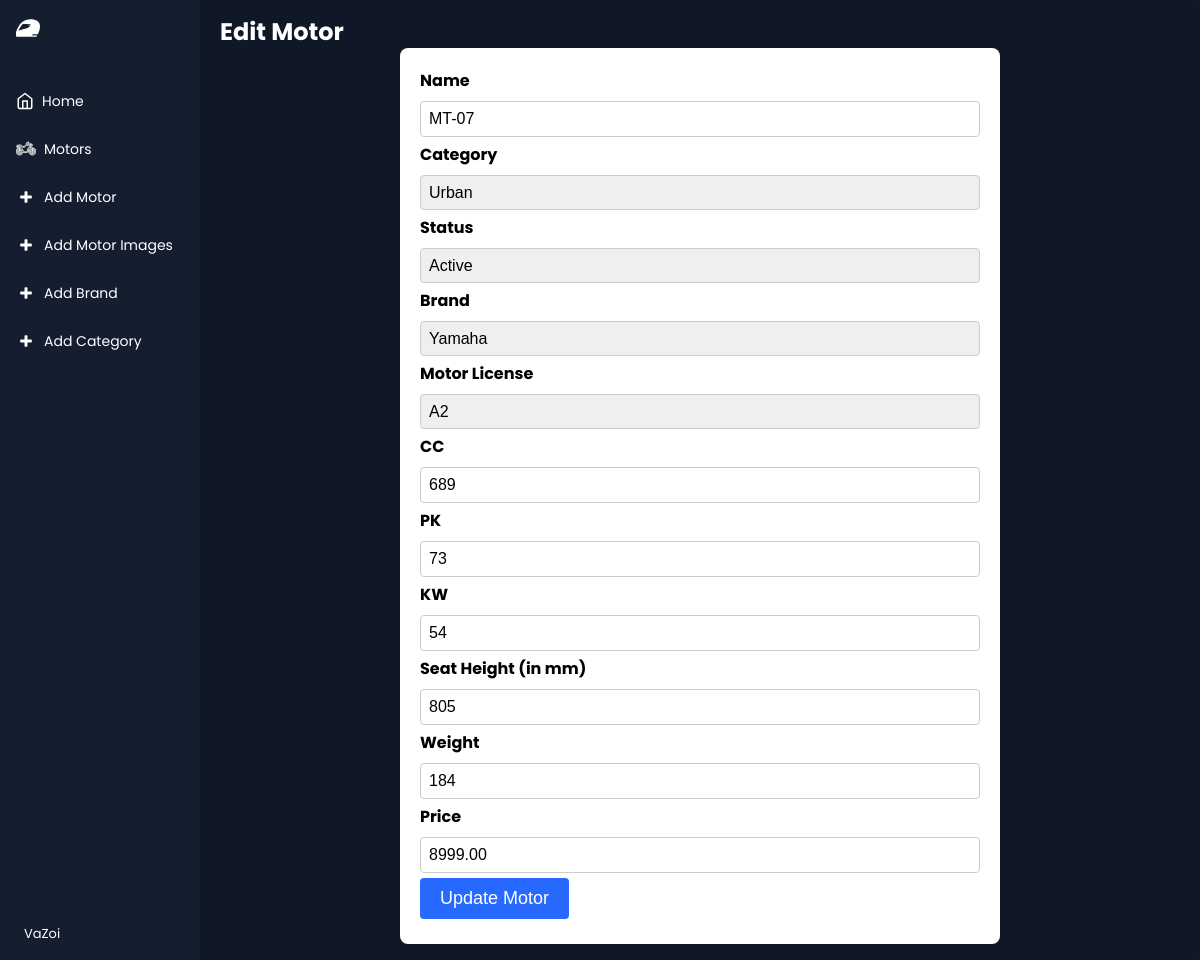
Screenshot of /Project/home/edit_motor.php?id=2 with the database file from the repository.
### tables this page shows
CREATE TABLE `motors` (
  `motor_id` int(11) NOT NULL,
  `category_id` int(11) DEFAULT NULL,
  `brand_id` int(11) DEFAULT NULL,
  `motorlicense_id` int(11) DEFAULT NULL,
  `status_id` int(11) DEFAULT NULL,
  `name` varchar(255) NOT NULL,
  `price` decimal(10,2) DEFAULT NULL,
  `cc` int(11) DEFAULT NULL,
  `pk` int(11) DEFAULT NULL,
  `kw` int(11) DEFAULT NULL,
  `seat_height` int(11) DEFAULT NULL,
  `weight` int(11) DEFAULT NULL
);

CREATE TABLE `category` (
  `category_id` int(11) NOT NULL,
  `category` varchar(255) NOT NULL
);

CREATE TABLE `status` (
  `status_id` int(11) NOT NULL,
  `status` varchar(255) NOT NULL
);

CREATE TABLE `brands` (
  `brand_id` int(11) NOT NULL,
  `brand_name` varchar(255) NOT NULL
);

CREATE TABLE `motorlicenses` (
  `motorlicense_id` int(11) NOT NULL,
  `motorlicense_name` varchar(255) NOT NULL
);

### Project/database/database.php (called while the page is built, shortened)
<?php
class Database
{
    private $dbh;
    public function __construct()
    {
        $this->host = 'localhost';
        $this->username = 'root';
        $this->password = '';
        $this->database = 'php_FavoriteMotors';
        $this->port = 3306;
        $dsn = "mysql:host=$this->host;port=$this->port;dbname=$this->database";
        try{
            $this->dbh = new PDO($dsn, $this->username, $this->password);
            $this->dbh->setAttribute(PDO::ATTR_ERRMODE, PDO::ERRMODE_EXCEPTION);
        } catch (PDOException $e) {
            die("Connection error: " . $e->getMessage());
        }
    }
    public function run($query, $args = null) : PDOStatement | false
    {
        $stmt = $this->dbh->prepare($query);
        $stmt->execute($args);
        return $stmt;
    }
}

### Project/database/motor.php (called while the page is built, shortened)
<?php
class Motor
{
    private $dbh;
    private $motortable = 'motors';
    public function __construct(Database $dbh)
    {
        $this->dbh = $dbh;
    }
    public function getMotorById($motor_id)
    {
        $query = "
            SELECT m.*, c.category as category_name, b.brand_name as brand_name, s.status as status_name
            FROM $this->motortable m
            LEFT JOIN category c ON m.category_id = c.category_id
            LEFT JOIN brands b ON m.brand_id = b.brand_id
            LEFT JOIN status s ON m.status_id = s.status_id
            WHERE m.motor_id = :motor_id";
        $params = [':motor_id' => $motor_id];
        try {
            $stmt = $this->dbh->run($query, $params);
            return $stmt->fetch(PDO::FETCH_ASSOC);
        } catch (PDOException $e) {
            error_log('Failed to fetch motor: ' . $e->getMessage());
            return false;
        }
    }
}

### Project/database/other.php (called while the page is built, shortened)
<?php
class Other
{
    private $dbh;
    private $categorytable = 'category';
    private $statustable = 'status';
    private $brandtable = 'brands';
    private $motorlicensetable = 'motorlicenses';
    public function __construct(Database $dbh)
    {
        $this->dbh = $dbh;
    }
    public function getCategories() {
        $query = "SELECT * FROM $this->categorytable";
        return $this->dbh->run($query)->fetchAll(PDO::FETCH_ASSOC);
    }
    public function getStatuses() {
        $query = "SELECT * FROM $this->statustable";
        return $this->dbh->run($query)->fetchAll(PDO::FETCH_ASSOC);
    }
    public function getBrands() {
        $query = "SELECT * FROM $this->brandtable";
        return $this->dbh->run($query)->fetchAll(PDO::FETCH_ASSOC);
    }
    public function getMotorlicenses() {
        $query = "SELECT * FROM $this->motorlicensetable";
        return $this->dbh->run($query)->fetchAll(PDO::FETCH_ASSOC);
    }
}

### Project/home/edit_motor.php (the view, shortened to what this page needs)
<?php
require '../database/other.php';
require '../database/database.php';
require '../database/motor.php';
$db = new Database();
$motorModel = new Motor($db);
$other = new Other($db);
$motor_id = $_GET['id'];
$motor = $motorModel->getMotorById($motor_id);
$categories = $other->getCategories();
$statuses = $other->getStatuses();
$brands = $other->getBrands();
$motorlicenses = $other->getMotorlicenses();
?>
<!DOCTYPE html>
<html lang="en">
<head>
    <link rel="stylesheet" href="https://cdnjs.cloudflare.com/ajax/libs/normalize/5.0.0/normalize.min.css">
    <link rel="stylesheet" href="../style/css/style.css">
    <link rel="stylesheet" href="../style/css/add_motor.css">
</head>
<body>
<div class="app-container">
    <div id="nav" class="sidebar"></div>
    <div class="app-content">
        <div class="app-content-header">
            <h1 class="app-content-headerText">Edit Motor</h1>
        </div>
        <div class="form-container">
            <form method="POST">
                <div class="form-group">
                    <label for="name">Name</label>
                    <input type="text" id="name" name="name" value="<?php echo htmlspecialchars($motor['name']); ?>" required>
                </div>
                <div class="form-group">
                    <label for="category_id">Category</label>
                    <select id="category_id" name="category_id" required>
                        <?php
                        foreach ($categories as $category) {
                            echo "<option value='" . htmlspecialchars($category['category_id']) . "'" . ($motor['category_id'] == $category['category_id'] ? ' selected' : '') . ">" . htmlspecialchars($category['category']) . "</option>";
                        }
                        ?>
                    </select>
                </div>
                <div class="form-group">
                    <label for="status_id">Status</label>
                    <select id="status_id" name="status_id" required>
                        <?php
                        foreach ($statuses as $status) {
                            echo "<option value='" . htmlspecialchars($status['status_id']) . "'" . ($motor['status_id'] == $status['status_id'] ? ' selected' : '') . ">" . htmlspecialchars($status['status']) . "</option>";
                        }
                        ?>
                    </select>
                </div>
                <div class="form-group">
                    <label for="brand_id">Brand</label>
                    <select id="brand_id" name="brand_id" required>
                        <?php
                        foreach ($brands as $brand) {
                            echo "<option value='" . htmlspecialchars($brand['brand_id']) . "'" . ($motor['brand_id'] == $brand['brand_id'] ? ' selected' : '') . ">" . htmlspecialchars($brand['brand_name']) . "</option>";
                        }
                        ?>
                    </select>
                </div>
                <div class="form-group">
                    <label for="motorlicense_id">Motor License</label>
                    <select id="motorlicense_id" name="motorlicense_id" required>
                        <?php
                        foreach ($motorlicenses as $motorlicense) {
                            echo "<option value='" . htmlspecialchars($motorlicense['motorlicense_id']) . "'" . ($motor['motorlicense_id'] == $motorlicense['motorlicense_id'] ? ' selected' : '') . ">" . htmlspecialchars($motorlicense['motorlicense_name']) . "</option>";
                        }
                        ?>
                    </select>
                </div>
                <div class="form-group">
                    <label for="cc">CC</label>
                    <input type="number" id="cc" name="cc" value="<?php echo htmlspecialchars($motor['cc']); ?>" required>
                </div>
                <div class="form-group">
                    <label for="pk">PK</label>
                    <input type="number" id="pk" name="pk" value="<?php echo htmlspecialchars($motor['pk']); ?>" required>
                </div>
                <div class="form-group">
                    <label for="kw">KW</label>
                    <input type="number" id="kw" name="kw" value="<?php echo htmlspecialchars($motor['kw']); ?>" required>
                </div>
                <div class="form-group">
                    <label for="seat_height">Seat Height (in mm)</label>
                    <input type="number" id="seat_height" name="seat_height" value="<?php echo htmlspecialchars($motor['seat_height']); ?>" required>
                </div>
                <div class="form-group">
                    <label for="weight">Weight</label>
                    <input type="number" id="weight" name="weight" value="<?php echo htmlspecialchars($motor['weight']); ?>" required>
                </div>
                <div class="form-group">
                    <label for="price">Price</label>
                    <input type="number" id="price" name="price" value="<?php echo htmlspecialchars($motor['price']); ?>" required>
                </div>
                <div class="form-group">
                    <button type="submit">Update Motor</button>
                </div>
            </form>
        </div>
    </div>
</div>
</body>
</html>

### Project/style/css/style.css (style rules this page uses)
* { box-sizing: border-box; }
:root { --app-bg: #101827; --sidebar: rgba(21, 30, 47, 1); --sidebar-main-color: #fff; --table-border: #1a2131; --table-header: #1a2131; --app-content-main-color: #fff; --sidebar-link: #fff; --sidebar-active-link: #1d283c; --sidebar-hover-link: #1a2539; --action-color: #2869ff; --action-color-hover: #6291fd; --app-content-secondary-color: #1d283c; --filter-reset: #2c394f; --filter-shadow: rgba(16, 24, 39, 0.8) 0px 6px 12px -2px, rgba(0, 0, 0, 0.3) 0px 3px 7px -3px; }
body, html { margin: 0; padding: 0; height: 100%; width: 100%; }
body { font-family: "Poppins", sans-serif; background-color: var(--app-bg); -webkit-font-smoothing: antialiased; -moz-osx-font-smoothing: grayscale; }
.app-container { border-radius: 4px; width: 100%; height: 100%; display: flex; overflow: auto; box-shadow: rgba(99, 99, 99, 0.2) 0px 2px 8px 0px; max-width: 2000px; margin: 0 auto; }
.sidebar { flex-basis: 200px; max-width: 200px; flex-shrink: 0; background-color: var(--sidebar); display: flex; flex-direction: column; position: sticky; top: 0; height: 100vh; overflow-y: auto; }
.app-content { padding: 16px; background-color: var(--app-bg); height: 100%; flex: 1; overflow: auto; display: flex; flex-direction: column; }
.app-content-header { display: flex; align-items: center; justify-content: space-between; padding: 0 4px; }
.app-content-headerText { color: var(--app-content-main-color); font-size: 24px; line-height: 32px; margin: 0; }

### Project/style/css/add_motor.css (style rules this page uses)
.form-container { display: flex; justify-content: center; align-items: center; height: 100vh; background-color: #101827; }
.form-container form { width: 80%; max-width: 600px; background-color: #ffffff; padding: 20px; border-radius: 8px; box-shadow: 0 0 10px rgba(0, 0, 0, 0.1); }
.form-group { margin-bottom: 5px; }
.form-group label { display: block; margin-bottom: 8px; font-weight: bold; }
.form-group input[type="text"], .form-group input[type="number"], .form-group select { width: 100%; padding: 8px; font-size: 16px; border: 1px solid #ccc; border-radius: 4px; }
.form-group select { appearance: none; -webkit-appearance: none; -moz-appearance: none; cursor: pointer; }
.form-group button { padding: 10px 20px; font-size: 18px; background-color: #2869ff; color: white; border: none; border-radius: 4px; cursor: pointer; }

### rows the page displays
motors: name "MT-07", category_id "Urban", status_id "Active", brand_id "Yamaha", motorlicense_id "A2", cc "689", pk "73", kw "54", seat_height "805", weight "184", price "8999.00"
